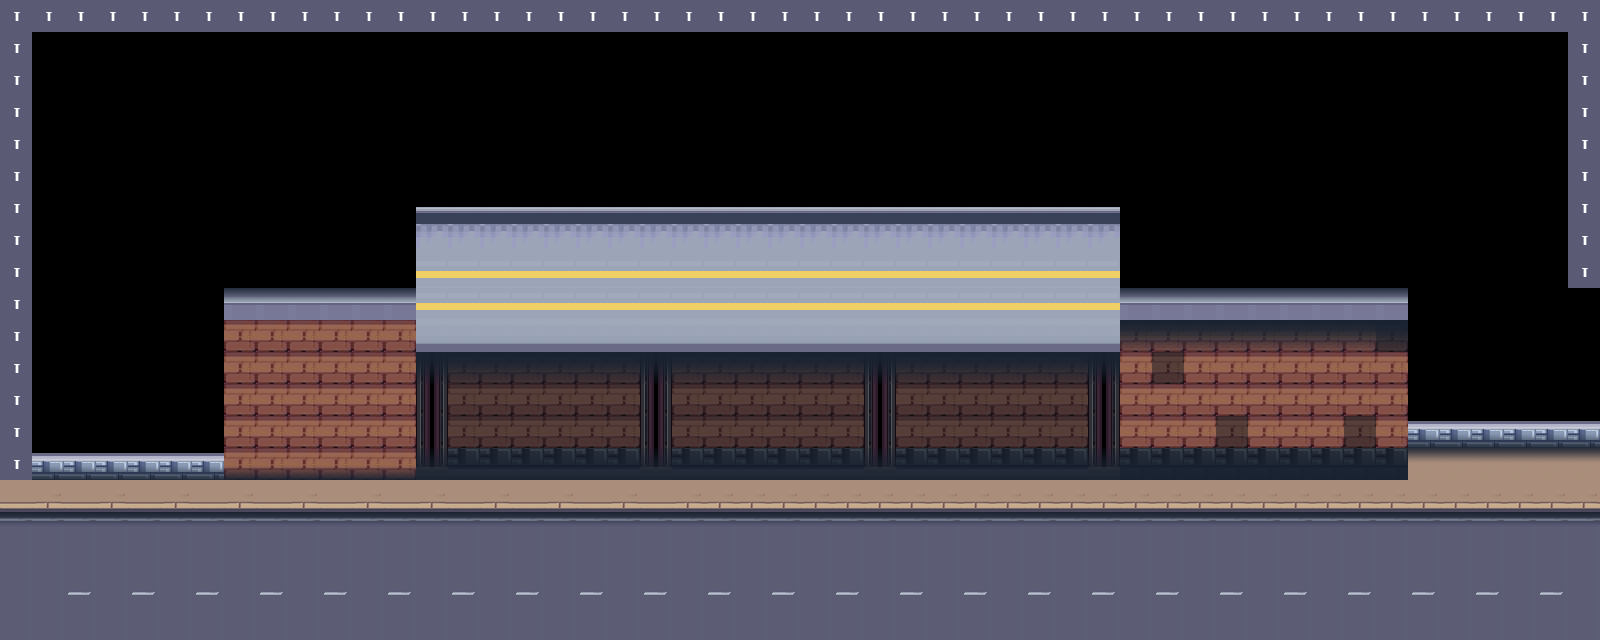

Below is a game level as drawn by its tile map, then a one-line description and the .tmx that defines it (tile-layer data replaced by summaries):
An orthogonal 50x20 tile map with 32x32 px tiles, 4 tile layers (nocollide2, nocollide, collide, nocollide3), 2 tilesets.

<map version="1.5" tiledversion="1.7.2" orientation="orthogonal" renderorder="right-down" width="50" height="20" tilewidth="32" tileheight="32" infinite="0" nextlayerid="5" nextobjectid="1">
 <editorsettings>
  <export target="../new_level0A.json" format="json" />
 </editorsettings>
 <tileset firstgid="1" name="new_ciudad_tiles" tilewidth="32" tileheight="32" tilecount="435" columns="29">
  <image source="../../environment/new_ciudad_tiles.png" width="941" height="480" />
  <tile id="88">
   <properties>
    <property name="name" value="invisible" />
   </properties>
  </tile>
  <tile id="90">
   <properties>
    <property name="name" value="speed" />
   </properties>
  </tile>
  <tile id="92">
   <properties>
    <property name="name" value="coin" />
   </properties>
  </tile>
 </tileset>
 <tileset firstgid="436" source="tiles/new_ciudad_tiles.tsx" />
 <layer id="3" name="nocollide2" width="50" height="20">
  <data>[1000 cells, 197 non-empty, 9 distinct tile ids]</data>
 </layer>
 <layer id="2" name="nocollide" width="50" height="20">
  <data>[1000 cells, 102 non-empty, 2 distinct tile ids]</data>
 </layer>
 <layer id="1" name="collide" width="50" height="20">
  <data>[1000 cells, 322 non-empty, 6 distinct tile ids]</data>
 </layer>
 <layer id="4" name="nocollide3" width="50" height="20">
  <data>[1000 cells, 160 non-empty, 5 distinct tile ids]</data>
 </layer>
</map>
